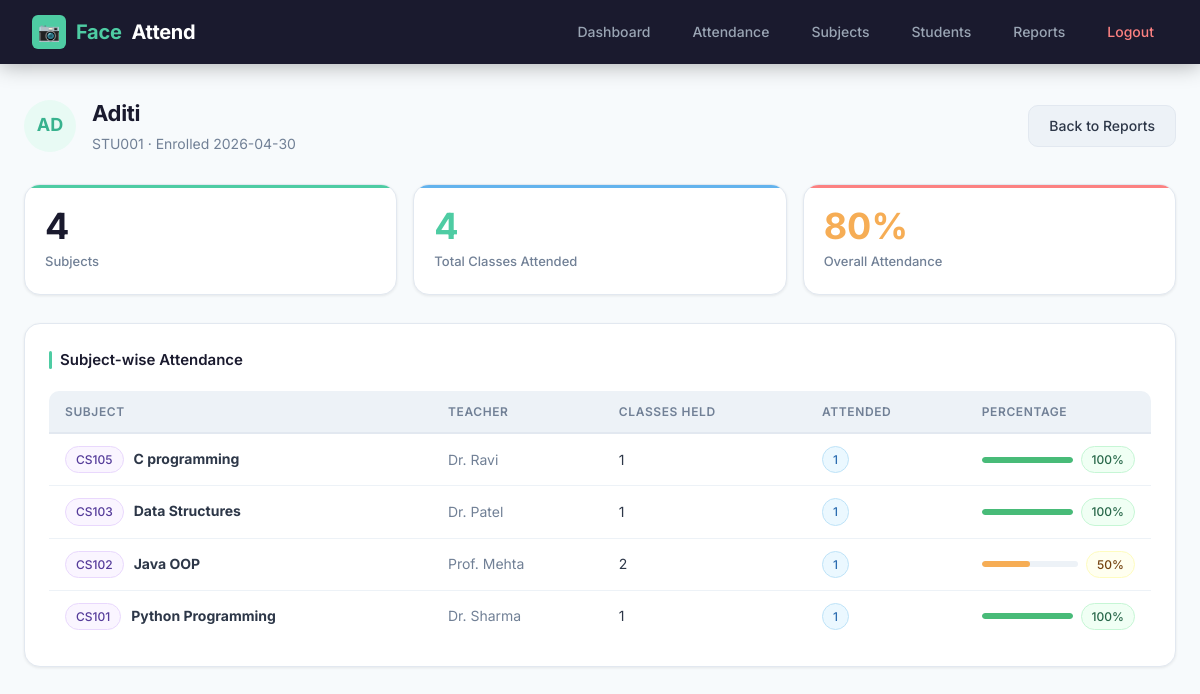
Page /student/STU001 (signed in) on the committed database.
### tables this page shows
CREATE TABLE students (
            id          INTEGER PRIMARY KEY AUTOINCREMENT,
            name        TEXT    NOT NULL,
            student_id  TEXT    UNIQUE NOT NULL,
            enrolled_at TEXT    NOT NULL
        );

CREATE TABLE subjects (
            id            INTEGER PRIMARY KEY AUTOINCREMENT,
            subject_code  TEXT    UNIQUE NOT NULL,
            subject_name  TEXT    NOT NULL,
            teacher_name  TEXT    NOT NULL,
            created_at    TEXT    NOT NULL
        );

### app.py (the view)
@app.route("/student/<student_id>")
@login_required
def student_detail(student_id):
    from backend.database import get_student_by_id
    student = get_student_by_id(student_id)
    report  = get_student_subject_report(student_id)
    totals  = {r["subject_code"]: r["total_classes"]
               for r in get_total_classes_per_subject()}
    return render_template("student_detail.html",
                           student=student,
                           report=report,
                           totals=totals)

### app.py (called while the page is built)
def login_required(f):
    from functools import wraps
    @wraps(f)
    def decorated(*args, **kwargs):
        if "logged_in" not in session:
            return redirect(url_for("login"))
        return f(*args, **kwargs)
    return decorated

### backend/database.py (called while the page is built)
def get_connection():
    conn = sqlite3.connect(DB_PATH)
    conn.row_factory = sqlite3.Row
    return conn

def get_student_by_id(student_id):
    conn = get_connection()
    cursor = conn.cursor()
    cursor.execute("SELECT * FROM students WHERE student_id = ?", (student_id,))
    student = cursor.fetchone()
    conn.close()
    return student

def get_student_subject_report(student_id):
    conn = get_connection()
    cursor = conn.cursor()
    cursor.execute("""
        SELECT
            sub.subject_code,
            sub.subject_name,
            sub.teacher_name,
            COUNT(a.id) AS classes_attended
        FROM subjects sub
        LEFT JOIN attendance a
          ON sub.subject_code = a.subject_code
         AND a.student_id = ?
        GROUP BY sub.subject_code
        ORDER BY sub.subject_name
    """, (student_id,))
    report = cursor.fetchall()
    conn.close()
    return report

def get_total_classes_per_subject():
    conn = get_connection()
    cursor = conn.cursor()
    cursor.execute("""
        SELECT subject_code, subject_name, teacher_name,
               COUNT(DISTINCT date) AS total_classes
        FROM attendance
        GROUP BY subject_code
    """)
    data = cursor.fetchall()
    conn.close()
    return data

### templates/student_detail.html (shortened to what this page needs)
{% extends "base.html" %}
{% block content %}
<div class="page-header">
  <div style="display:flex;align-items:center;gap:1rem">
    <div class="student-avatar" style="width:52px;height:52px;font-size:18px">
      {{ student.name[:2].upper() }}
    </div>
    <div>
      <div class="page-title">{{ student.name }}</div>
      <div class="page-subtitle">{{ student.student_id }} &middot; Enrolled {{ student.enrolled_at[:10] }}</div>
    </div>
  </div>
  <a href="/reports" class="btn btn-secondary">Back to Reports</a>
</div>
<div class="stat-grid">
  {% set total_attended = report|sum(attribute='classes_attended') %}
  {% set total_classes  = totals.values()|sum %}
  <div class="stat-card">
    <div class="num">{{ report|length }}</div>
    <div class="label">Subjects</div>
  </div>
  <div class="stat-card">
    <div class="num" style="color:#4ecca3">{{ total_attended }}</div>
    <div class="label">Total Classes Attended</div>
  </div>
  <div class="stat-card">
    <div class="num" style="color:#f6ad55">
      {% if total_classes > 0 %}{{ ((total_attended / total_classes) * 100)|int }}%{% else %}—{% endif %}
    </div>
    <div class="label">Overall Attendance</div>
  </div>
</div>
<div class="card">
  <div class="card-title">Subject-wise Attendance</div>
  <div class="table-wrap">
  <table>
    <thead>
      <tr><th>Subject</th><th>Teacher</th><th>Classes Held</th><th>Attended</th><th>Percentage</th></tr>
    </thead>
    <tbody>
      {% for r in report %}
      {% set held = totals.get(r.subject_code, 0) %}
      {% set pct  = ((r.classes_attended / held * 100)|int) if held > 0 else 0 %}
      <tr>
        <td>
          <span class="badge badge-purple">{{ r.subject_code }}</span>
          <strong style="margin-left:6px">{{ r.subject_name }}</strong>
        </td>
        <td style="color:var(--text-muted)">{{ r.teacher_name }}</td>
        <td>{{ held }}</td>
        <td><span class="badge badge-blue">{{ r.classes_attended }}</span></td>
        <td>
          <div style="display:flex;align-items:center;gap:8px">
            <div style="flex:1;height:6px;background:var(--bg2);border-radius:3px;overflow:hidden">
              <div style="width:{{ pct }}%;height:100%;background:{% if pct >= 75 %}#48bb78{% elif pct >= 50 %}#f6ad55{% else %}#fc8181{% endif %};border-radius:3px"></div>
            </div>
            <span class="badge {% if pct >= 75 %}badge-green{% elif pct >= 50 %}badge-yellow{% else %}badge-red{% endif %}" style="min-width:44px;justify-content:center">
              {{ pct }}%
            </span>
          </div>
        </td>
      </tr>
      {% endfor %}
    </tbody>
  </table>
  </div>
</div>
{% endblock %}

### static/style.css (style rules this page uses)
*, *::before, *::after { margin: 0; padding: 0; box-sizing: border-box; }
:root { --primary: #4ecca3; --primary-dark: #38b28e; --primary-light: #e8faf4; --dark: #1a1a2e; --dark2: #16213e; --dark3: #0f3460; --text: #2d3748; --text-muted: #718096; --text-light: #a0aec0; --bg: #f7fafc; --bg2: #edf2f7; --white: #ffffff; --border: #e2e8f0; --shadow-sm: 0 1px 3px rgba(0,0,0,.08); --shadow: 0 4px 16px rgba(0,0,0,.08); --shadow-lg: 0 8px 32px rgba(0,0,0,.12); --radius-sm: 6px; --radius: 10px; --radius-lg: 16px; --radius-xl: 24px; --success: #48bb78; --danger: #fc8181; --warning: #f6ad55; --info: #63b3ed; }
html { scroll-behavior: smooth; }
body { font-family: 'Inter', 'Segoe UI', sans-serif; background: var(--bg); color: var(--text); min-height: 100vh; font-size: 15px; line-height: 1.6; }
.page-header { display: flex; align-items: center; justify-content: space-between; margin-bottom: 1.75rem; flex-wrap: wrap; gap: 1rem; }
.page-title { font-size: 22px; font-weight: 700; color: var(--dark); letter-spacing: -.3px; }
.page-subtitle { font-size: 14px; color: var(--text-muted); margin-top: 2px; }
.card { background: var(--white); border-radius: var(--radius-lg); padding: 1.5rem; box-shadow: var(--shadow-sm); border: 1px solid var(--border); margin-bottom: 1.5rem; transition: box-shadow .2s; }
.card-title { font-size: 15px; font-weight: 600; color: var(--dark); margin-bottom: 1.2rem; display: flex; align-items: center; gap: 8px; }
.card-title::before { content: ''; width: 3px; height: 18px; background: var(--primary); border-radius: 2px; display: inline-block; }
.stat-grid { display: grid; grid-template-columns: repeat(auto-fit, minmax(160px, 1fr)); gap: 1rem; margin-bottom: 1.75rem; }
.stat-card { background: var(--white); border-radius: var(--radius-lg); padding: 1.4rem 1.25rem; box-shadow: var(--shadow-sm); border: 1px solid var(--border); position: relative; overflow: hidden; transition: transform .18s, box-shadow .18s; }
.stat-card::after { content: ''; position: absolute; top: 0; left: 0; right: 0; height: 3px; border-radius: var(--radius-lg) var(--radius-lg) 0 0; }
.stat-card:nth-child(1)::after { background: var(--primary); }
.stat-card:nth-child(2)::after { background: var(--info); }
.stat-card:nth-child(3)::after { background: var(--danger); }
.stat-card .num { font-size: 36px; font-weight: 700; line-height: 1.1; margin-bottom: 4px; color: var(--dark); }
.stat-card .label { font-size: 13px; color: var(--text-muted); font-weight: 500; }
.btn { display: inline-flex; align-items: center; gap: 6px; padding: 9px 20px; border-radius: var(--radius); border: none; cursor: pointer; font-size: 14px; font-weight: 500; text-decoration: none; transition: all .18s; white-space: nowrap; font-family: inherit; }
.btn-secondary { background: var(--bg2); color: var(--text); border: 1px solid var(--border); }
.table-wrap { overflow-x: auto; border-radius: var(--radius); }
table { width: 100%; border-collapse: collapse; font-size: 14px; }
thead tr { background: var(--bg2); border-bottom: 2px solid var(--border); }
th { padding: 11px 16px; text-align: left; font-weight: 600; color: var(--text-muted); font-size: 12px; text-transform: uppercase; letter-spacing: .05em; white-space: nowrap; }
td { padding: 12px 16px; border-bottom: 1px solid var(--bg2); color: var(--text); vertical-align: middle; }
tbody tr { transition: background .12s; }
tbody tr:last-child td { border-bottom: none; }
.badge { display: inline-flex; align-items: center; gap: 4px; padding: 3px 10px; border-radius: 20px; font-size: 12px; font-weight: 500; white-space: nowrap; }
.badge-green { background: #f0fff4; color: #276749; border: 1px solid #c6f6d5; }
.badge-blue { background: #ebf8ff; color: #2b6cb0; border: 1px solid #bee3f8; }
.badge-yellow { background: #fffff0; color: #744210; border: 1px solid #fefcbf; }
.badge-purple { background: #faf5ff; color: #553c9a; border: 1px solid #e9d8fd; }
.student-avatar { width: 38px; height: 38px; border-radius: 50%; background: var(--primary-light); color: var(--primary-dark); display: inline-flex; align-items: center; justify-content: center; font-size: 13px; font-weight: 700; flex-shrink: 0; }

### rows in the picture
students: name "AD", name "Aditi", student_id "STU001", enrolled_at "2026-04-30"
subjects: subject_code "CS102", subject_name "Java OOP", teacher_name "Prof. Mehta", id "2", classes_attended "1", pct "50"

### other values in the picture
{{ report|length }} "4"
{{ total_attended }} "4"
{{ ((total_attended / total_classes) * 100)|int }} "80"
{{ r.subject_code }} "CS105" "CS103" "CS101"
{{ r.subject_name }} "C programming" "Data Structures" "Python Programming"
{{ r.teacher_name }} "Dr. Ravi" "Dr. Patel" "Dr. Sharma"
{{ held }} "1" "1" "1"
{{ r.classes_attended }} "1" "1" "1"
{{ pct }} "100" "100" "100"
